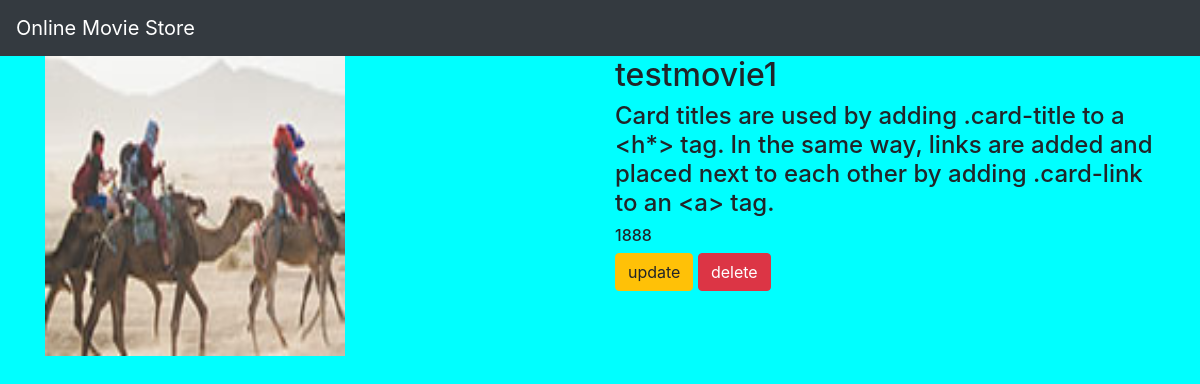
/movie/3/, run on the app's committed database.
### movieapp/models.py (models this page shows, shortened)
class Movie(models.Model):
    name=models.CharField(max_length=250)
    desc=models.TextField()
    year=models.IntegerField()
    img=models.ImageField(upload_to='gallery')

### movieapp/views.py (the view)
# urls.py: path('movie/<int:movie_id>/',views.detail,name='detail'),
def detail(request,movie_id):
    movie=Movie.objects.get(id=movie_id)
    return render(request,"detail.html",{'movie':movie})

### templates/detail.html
{% extends 'base.html' %}
{% block body %}
<div class="container">
    <div class="row">
        <div class="col-md-6">
            <img src="{{movie.img.url}}" width="300" height="300">
        </div>
        <div class="col-md-6">
            <h2>{{movie.name}}</h2>
            <h4>{{movie.desc}}</h4>
            <h6>{{movie.year}}</h6>
            <a class="btn btn-warning" href="{% url 'movieapp:update' movie.id %}">update</a>
            <a class="btn btn-danger" href="{% url 'movieapp:delete' movie.id %}">delete</a>
        </div>
    </div>
</div>
{% endblock %}

### static/style.css (style rules this page uses)
body { background-color:aqua; }

### data on the page
Movie: img (picture), name "testmovie1", desc "Card titles are used by adding .card-title to a <h*> tag. In the same way, links are added and placed next to each other by adding .card-link to an <a> tag.", year "1888"
